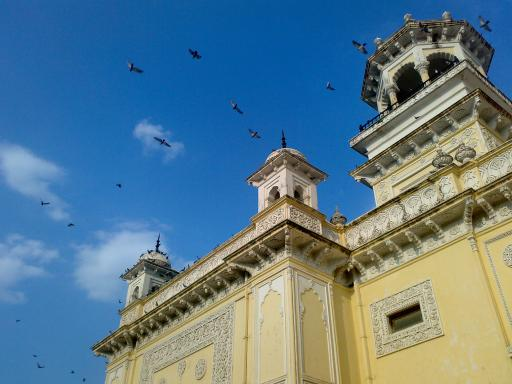
#> input picture img/home.jpg, 512 x 384 px
$ python keypoints_SIFT_Descriptor.py
#> lines starting #> are read from the running program, lines starting #| are printed output that depends on the picture
#import Libraries
import cv2
import sys
import numpy as np
from matplotlib import pyplot as plt
import matplotlib.image as mpimg
##################################################

'''
This example illustrates how to extract interesting key points
as features from an image

Usage:
    keypointsSIFTDescriptor.py [<image_name>]
    image argument defaults to fruits.jpg
'''

#Read from input
try:
	fn = sys.argv[1]
except IndexError:
        fn = "img/home.jpg"
##################################################

#Read image and plot it
img_original = mpimg.imread(fn)
#> img_original is the input picture: shape (384, 512, 3); mean R, G, B 91.6, 123.9, 141.2
img = mpimg.imread(fn)
plt.subplot(121), plt.imshow(img)
plt.title('Original Image'), plt.xticks([]), plt.yticks([])

#grayscale it
gray= cv2.cvtColor(img,cv2.COLOR_BGR2GRAY)
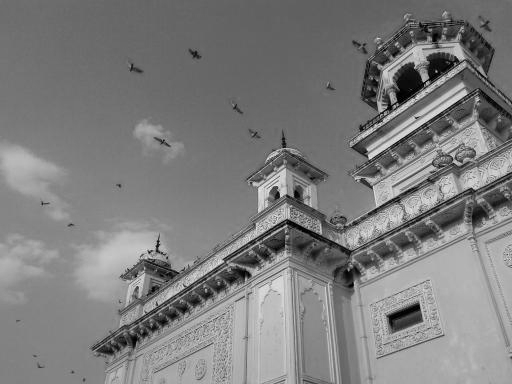
#> gray: shape (384, 512); min 0, max 248, mean 125.4
##################################################

#use SIFT descriptor for image key points feature extraction
sift = cv2.xfeatures2d.SIFT_create()
(kps, sift) = sift.detectAndCompute(gray, None)
#> kps = 904 keypoints; strongest (x, y, size): (404, 317, 18.7), (157, 246, 2.4), (408, 83, 17.6), (416, 307, 6.2)
##################################################

#draw the keypoints
img = cv2.drawKeypoints(gray,kps,None,None,flags=cv2.DRAW_MATCHES_FLAGS_DRAW_RICH_KEYPOINTS)
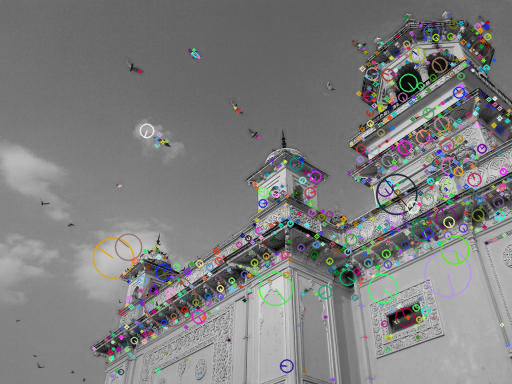
#> img: shape (384, 512, 3); mean of channels 0, 1, 2 126.2, 126.3, 126.2; drawn as R, G, B
plt.subplot(122), plt.imshow(img)
plt.title('Image with extracted keypoints'), plt.xticks([]), plt.yticks([])
plt.show()
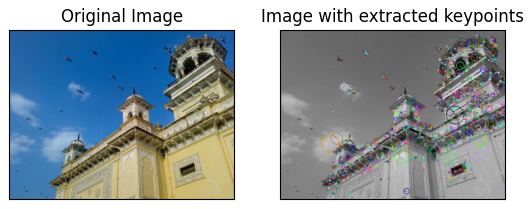
#> figure drawn by matplotlib, 2 panels
##################################################

$ run again, with img/fruits.jpg copied over img/home.jpg
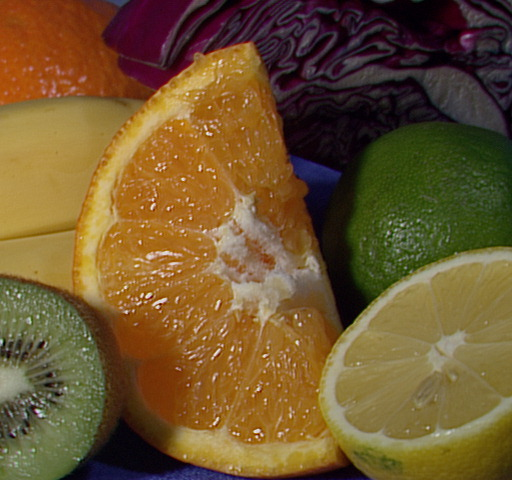
#> input picture img/fruits.jpg, 512 x 480 px
#> img_original is the input picture: shape (480, 512, 3); mean R, G, B 110.8, 85.6, 46.2
#> `gray= cv2.cvtColor(img,cv2.COLOR_BGR2GRAY)`:
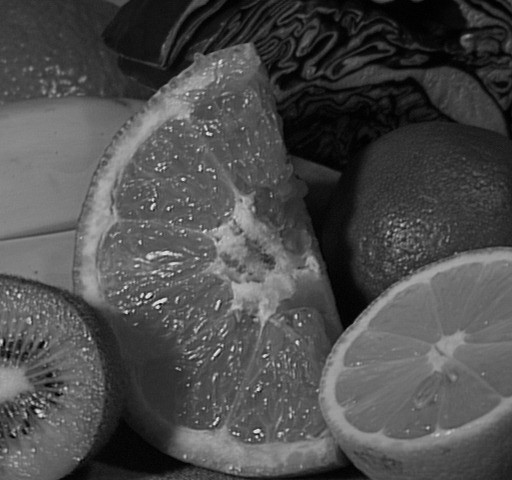
#> gray: shape (480, 512); min 0, max 236, mean 76.7
#> kps = 1886 keypoints; strongest (x, y, size): (183, 179, 2.3), (257, 431, 3.1), (148, 295, 3.1), (126, 312, 2.3)
#> `plt.show()`:
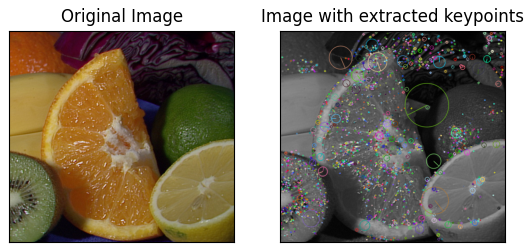
#> figure drawn by matplotlib, 2 panels
